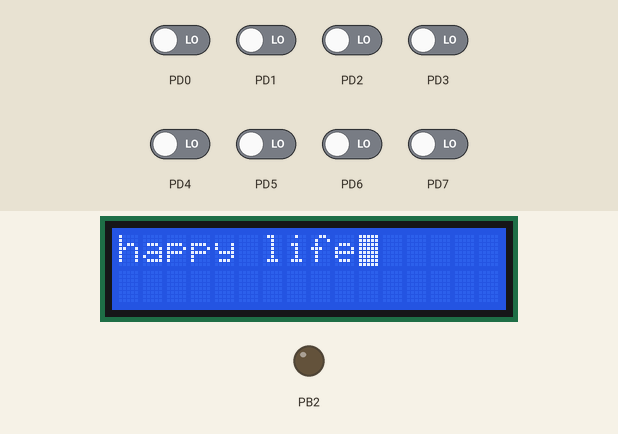
A program run on a simulated ATmega32, built with avr-gcc and emulated at 16 MHz. On the bench: 16×2 character LCD, output pins drawn as LEDs (lit = HIGH). Wiring (inferred from the signals the program sends): character LCD (HD44780): RS PB1; E PB3; data PA4, PA5, PA6, PA7. The test bench sets the inputs (shaded band); at power-on: PD0–7 LOW. Pins used as bus, display or sensor lines are not drawn.

Above: at 2.8 s.
2.9 s: PD5 driven HIGH
At 4.9 s:
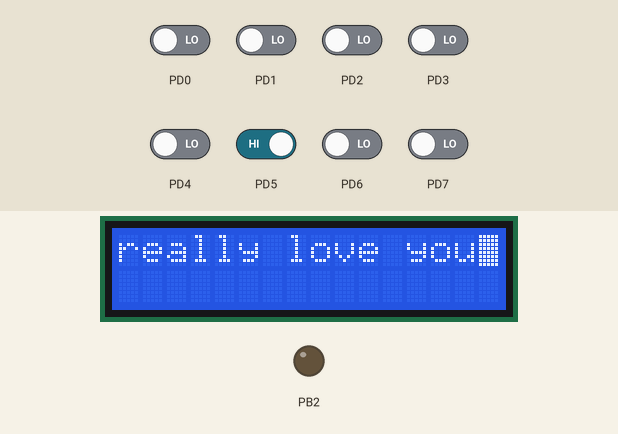
5.9 s: PD4 driven HIGH
At 8.0 s:
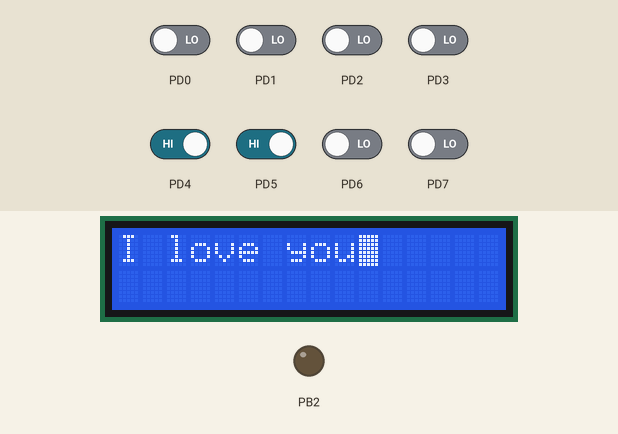
8.9 s: PD2 driven HIGH
At 11.0 s:
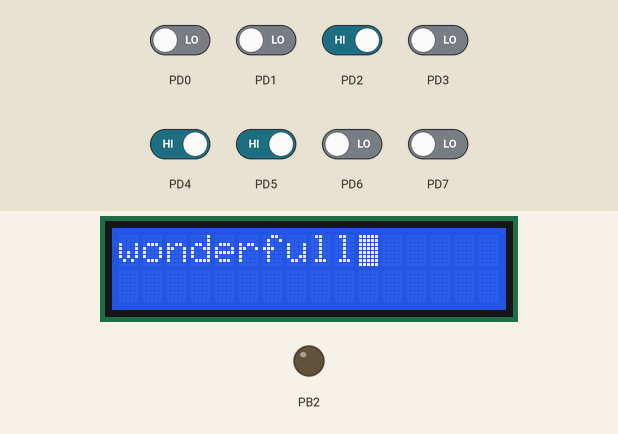
11.9 s: PD6 driven HIGH
At 13.8 s:
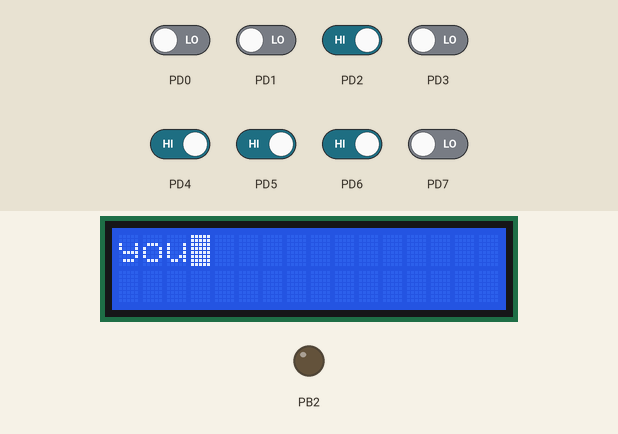
14.9 s: PD4 driven LOW
At 17.1 s:
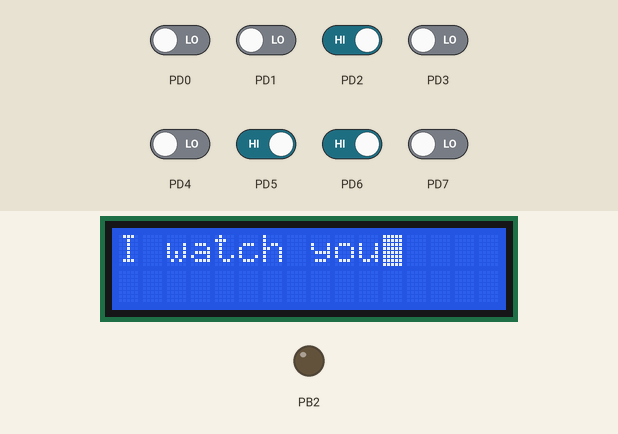
17.9 s: PD2 driven LOW
Timing chart, 0 to 20.9 s (numbered marks = the images above; inputs shaded):
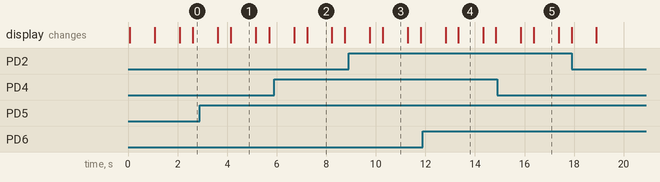

Measured:
- after the input at 2.9 s, the display: first differs from a run without the input after 1.3 s (image 1)
- after the input at 5.9 s, the display: first differs from a run without the input after 1.3 s (image 2)
- after the input at 8.9 s, the display: first differs from a run without the input after 1.4 s (image 3)
- after the input at 11.9 s, the display: first differs from a run without the input after 1.4 s (image 4)
- after the input at 14.9 s, the display: first differs from a run without the input after 1.5 s (image 5)
- what the display in image 1 shows lasts 1.0 s, from 4.2 s to 5.2 s

The program:

main.c
```c
/*
 * GccApplication8.c
 *
 * Created: 12/16/2022 5:28:04 PM
 * Author : ADMIN
 */

#define F_CPU 16000000
#include <util/delay.h>
#include "STD_TYPES (1).h"
#include "BIT_MATH (1).h"

#include "ATMEGA32 _memory_map.h"
#include "DIO_interface (1).h"
#include "LCD_interface.h"


#define A0 y1==0
#define A1 y1==1
#define B0 y2==0
#define B1 y2==1
#define C0 y3==0
#define C1 y3==1
#define D0 y4==0
#define D1 y4==1
#define E0 y5==0
#define E1 y5==1


int main(void)
{
	u8 y1;
	u8 y2;
	u8 y3;
	u8 y4;
	u8 y5;


	u8 *first_string= "welcome" ;
	u8 *second_string=("RECOGNITION");
	u8 *string1=("happy life");
	u8 *string2=("you");
	u8 *string3=("good work");
	u8 *string4=("I watch you");
	u8 *string5=("really love you");
	u8 *string6=("I love you");
	u8 *string7=("wonderfull");

	//lcd pins output
	DIO_setPinDirection(DIO_PORTA,DIO_PIN4,DIO_PIN_output);
	DIO_setPinDirection(DIO_PORTA,DIO_PIN5,DIO_PIN_output);
	DIO_setPinDirection(DIO_PORTA,DIO_PIN6,DIO_PIN_output);
	DIO_setPinDirection(DIO_PORTA,DIO_PIN7,DIO_PIN_output);

	DIO_setPinDirection(DIO_PORTB,DIO_PIN1,DIO_PIN_output);
	DIO_setPinDirection(DIO_PORTB,DIO_PIN2,DIO_PIN_output);
	DIO_setPinDirection(DIO_PORTB,DIO_PIN3,DIO_PIN_output);
	//sensors pins input
	DIO_setPinDirection(DIO_PORTD,DIO_PIN2,DIO_PIN_input);
	DIO_setPinDirection(DIO_PORTD,DIO_PIN3,DIO_PIN_input);
	DIO_setPinDirection(DIO_PORTD,DIO_PIN4,DIO_PIN_input);
	DIO_setPinDirection(DIO_PORTD,DIO_PIN5,DIO_PIN_input);
	DIO_setPinDirection(DIO_PORTD,DIO_PIN6,DIO_PIN_input);

	// UART_init();
	LCD_init();

	LCD_writeString(first_string);
	//ADC_init();
	_delay_ms(1000);
	LCD_clear();
	LCD_writeString(second_string);
	_delay_ms(1000);

	while (1)
	{

		LCD_clear();

		DIO_getPinValue(DIO_PORTD,DIO_PIN2,&y1);

		DIO_getPinValue(DIO_PORTD,DIO_PIN3,&y2);

		DIO_getPinValue(DIO_PORTD,DIO_PIN4,&y3);

		DIO_getPinValue(DIO_PORTD,DIO_PIN5,&y4);

		DIO_getPinValue(DIO_PORTD,DIO_PIN6,&y5);

		_delay_ms(500);
		if   (A1 && B1 && C1 && D1 && E1)
		{

		}
		//////////////////////////////////////////////////////
		else if  (A0 && B0 && C0 && D0 && E0)
		{
			LCD_clear();

			LCD_writeString(string1);


			_delay_ms(1000);

		}
		/////////////////////////////////////////////////////
		else if  (A1 && B0 && C1 && D1 && E1)
		{
			LCD_clear();

			LCD_writeString(string2);


			_delay_ms(1000);

		}
		////////////////////////////////////////////////////////////////
		else if  (A0 && B1 && C1 && D1 && E1)
		{
			LCD_clear();

			LCD_writeString(string3);


			_delay_ms(1000);

		}
		//////////////////////////////////////////////////////////////////
		else if  (A1 && B0 && C0 && D1 && E1)
		{
			LCD_clear();

			LCD_writeString(string4);

			_delay_ms(1000);

		}
		///////////////////////////////////////////////////////////////////
		else if  (A0 && B0 && C0 && D1 && E0)
		{
			LCD_clear();

			LCD_writeString(string5);


			_delay_ms(1000);

		}
		/////////////////////////////////////////////////////////////
		else if  (A0 && B0 && C1 && D1 && E0)
		{
			LCD_clear();

			LCD_writeString(string6);


			_delay_ms(1000);

		}
		//////////////////////////////////////////////////////////////////
		else if  (A1 && B0 && C1 && D1 && E0)
		{
			LCD_clear();

			LCD_writeString(string7);

			_delay_ms(1000);

		}
	}

}
```

ATMEGA32__memory_map.h
```c
/*
 * ATMEGA32__memory_map.h
 *
 * Created: 9/3/2022 5:10:03 PM
 *  Author: DELL
 */


#ifndef ATMEGA32_MEMORY_MAP_H_
#define ATMEGA32_MEMORY_MAP_H_

#define DDRA   *(volatile u8*)0x3A
#define DDRB   *(volatile u8*)0x37
#define DDRC   *(volatile u8*)0x34
#define DDRD   *(volatile u8*)0x31
//########################
#define PORTA  *(volatile u8*)0x3B
#define PORTB  *(volatile u8*)0x38
#define PORTC  *(volatile u8*)0x35
#define PORTD  *(volatile u8*)0x32
//##################
#define PINA   *(volatile u8*)0x39
#define PINB   *(volatile u8*)0x36
#define PINC   *(volatile u8*)0x33
#define PIND   *(volatile u8*)0x30

//INTERRUPTS
//MCUCR
#define MCUCR  *(volatile u8*)0x55

//MCUCSR
#define MCUCSR *(volatile u8*)0x54

//GICR
#define GICR   *(volatile u8*)0x5B

//GIFR
#define GIFR   *(volatile u8*)0x5A

//SREG
#define SREG   *(volatile u8*)0x5F


//   ADC REGISTERS
#define ADMUX    (*(volatile u8* )0x27)//ADC MULTIPLEXER REGISTER

#define ADCSRA   (*(volatile u8* )0x26)//ADC CONTROL AND STATUS REGISTER
//ADC DATA REGISTER
#define ADCL     (*(volatile u8* )0x24)
#define ADCH     (*(volatile u8* )0x25)
#define ADC_u16  (*(volatile u16*)0x24)
//./////
#define SFIOR    (*(volatile u8* )0x50)//SPECIAL FUNC REGISTER


/* TIMER0*/

// Timer/Counter Control Register
#define TCCR0           (*(volatile u8*)0x53)

// Timer/Counter Register
#define TCNT0           (*(volatile u8*)0x52)

// Output Compare Register
#define OCR0            (*(volatile u8*)0x5C)

// Timer/Counter Interrupt Mask Register
#define TIMSK           (*(volatile u8*)0x59)

// Timer/Counter Interrupt Flag Register
#define TIFR            (*(volatile u8*)0x58)


//TIMER 1 REGISTER

// Timer/Counter Control Register A
#define TCCR1A               (*(volatile u8*)0x4F)

// Timer/Counter Control Register B
#define TCCR1B               (*(volatile u8*)0x4E)


// Timer/Counter 1 Register
#define TCNT1_u16            (*(volatile u16*)0x4C)

// Output Compare Register A
#define OCR1A_u16            (*(volatile u16*)0x4A)
// Output Compare Register B
#define OCR1B_u16            (*(volatile u16*)0x48)


#define ICR1_u16             (*(volatile u16*)0x46)

////watch dog TIMER CONTROL REGISTER

#define   WDTCR             (*(volatile u8*)0x41)

                               /* UART REGISTERS*/

// USART I/O Data Register
#define UDR               (*(volatile u8*)0x2C)

// USART Control and Status Register A
#define UCSRA             (*(volatile u8*)0x2B)

// USART Control and Status Register B
#define UCSRB             (*(volatile u8*)0x2A)

// USART Control and Status Register C
#define UCSRC             (*(volatile u8*)0x40)

// USART Baud Rate Registers
#define UBRRL             (*(volatile u8*)0x29)
#define UBRRH             (*(volatile u8*)0x40)


                             /* SPI REGISTERS*/

// SPI Control Register
#define SPCR              (*(volatile u8*)0x2D)

// SPI Status Register
#define SPSR              (*(volatile u8*)0x2E)

// SPI Data Register
#define SPDR              (*(volatile u8*)0x2F)


//TWI REGISTERS:
//BIT RATE REGISTER

#define  TWBR           (*(volatile u8*)0x20)

//TWI CONTROL REGISTER

#define     TWCR         (*(volatile u8*)0x56)

//TWI STATUS REGISTER

#define       TWSR       (*(volatile u8*)0x21)

//TWI DATA REGISTER

#define      TWDR        (*(volatile u8*)0x23)

//TWI(SLAVE) ADRESS REGISTER

#define      TWAR       (*(volatile u8*)0x22)

#endif /* ATMEGA32_MEMORY_MAP_H_ */
```

config.h
```c
/*
 * config.h
 *
 * Created: 9/10/2022 3:20:29 PM
 *  Author: DELL
 */


#ifndef CONFIG_H_
#define CONFIG_H_


#endif /* CONFIG_H_ */
```

LCD_program.c
```c
/*
 * LCD_program.c
 *
 * Created: 9/10/2022 3:19:54 PM
 *  Author: DELL
 */
#include "STD_TYPES (1).h"
#include "BIT_MATH (1).h"

#include "DIO_interface (1).h"
#include "LCD_interface.h"
#include "config.h"
#define F_CPU 16000000
#include <util/delay.h>

void LCD_send_command(u8 command)
{
	DIO_setPinValue(DIO_PORTB,DIO_PIN1,DIO_PIN_LOW);  //SET RS PIN=0(WRITE COMMAND)
	DIO_setPinValue(DIO_PORTB,DIO_PIN2,DIO_PIN_LOW);  //BEN5ALEEHA WRITE
	LCD_write_half_port(command>>4);//write the most bits of command on pins
	DIO_setPinValue(DIO_PORTB,DIO_PIN3,DIO_PIN_HIGH);//enable start
	_delay_ms(1);
	DIO_setPinValue(DIO_PORTB,DIO_PIN3,DIO_PIN_LOW);//enable end (kont badeeha pulse high we b3d kda low we benhom delay)

	LCD_write_half_port(command);
	DIO_setPinValue(DIO_PORTB,DIO_PIN3,DIO_PIN_HIGH);//enable start
	_delay_ms(1);
	DIO_setPinValue(DIO_PORTB,DIO_PIN3,DIO_PIN_LOW);//enable end (kont badeeha pulse high we b3d kda low we benhom delay)
	// EB3AT ELMOST THEN DELAY THEN EB3AT EL LEAST (DA TAFSEER ELSOTOOR ELY FO2)
}

void LCD_init(void)
{
	_delay_ms(35);

	DIO_setPinValue(DIO_PORTB,DIO_PIN1,DIO_PIN_LOW);  //SET RS PIN=0(WRITE COMMAND)
	DIO_setPinValue(DIO_PORTB,DIO_PIN2,DIO_PIN_LOW);  //BEN5ALEEHA WRITE
	LCD_write_half_port(0b0010);

	DIO_setPinValue(DIO_PORTB,DIO_PIN3,DIO_PIN_HIGH);//enable start
	_delay_ms(1);
	DIO_setPinValue(DIO_PORTB,DIO_PIN3,DIO_PIN_LOW);//enable end (kont badeeha pulse high we b3d kda low we benhom delay)
	LCD_send_command(0b00101000);   //(e5tarna elN be 1 wel f be 0)3shan n=line display wel f be 0 3shan sha8aleen 5x7
	_delay_us(45);
	LCD_send_command(0b00001111);//   (display on/off control)          d=0 (display off) welba2y ay haga dayman eld=1 lazemmm
	_delay_us(45);
	LCD_send_command(0b00000001);//clear display
	_delay_ms(2);
	LCD_send_command(0b00000110);//i/d increment mode =1 lazm(auto increment),,,s=0 3shan elshift

	// end of initialization
	// e5tyarat el s wel dwelkalam da mn eldata sheet


}

void LCD_send_char(u8 data)
{

	DIO_setPinValue(DIO_PORTB,DIO_PIN1,DIO_PIN_HIGH);  //SET RS PIN=1(WRITE data)
	DIO_setPinValue(DIO_PORTB,DIO_PIN2,DIO_PIN_LOW);  //BEN5ALEEHA WRITE
	LCD_write_half_port(data>>4);//write the most bits of command on pins
	DIO_setPinValue(DIO_PORTB,DIO_PIN3,DIO_PIN_HIGH);//enable start
	_delay_ms(1);
	DIO_setPinValue(DIO_PORTB,DIO_PIN3,DIO_PIN_LOW);//enable end (kont badeeha pulse high we b3d kda low we benhom delay)

	LCD_write_half_port(data);//least bits
	DIO_setPinValue(DIO_PORTB,DIO_PIN3,DIO_PIN_HIGH);//enable start
	_delay_ms(1);
	DIO_setPinValue(DIO_PORTB,DIO_PIN3,DIO_PIN_LOW);//enable end (kont badeeha pulse high we b3d kda low we benhom delay)
	// EB3AT ELMOST THEN DELAY THEN EB3AT EL LEAST (DA TAFSEER ELSOTOOR ELY FO2)


}

void LCD_write_half_port(u8 value)
{
	if (1==READ_BIT(value,0))
	{
		DIO_setPinValue(DIO_PORTA,DIO_PIN4,DIO_PIN_HIGH);

	}
	else
	{
		DIO_setPinValue(DIO_PORTA,DIO_PIN4,DIO_PIN_LOW);
	}


	if (1==READ_BIT(value,1))
	{
		DIO_setPinValue(DIO_PORTA,DIO_PIN5,DIO_PIN_HIGH);

	}
	else
	{
		DIO_setPinValue(DIO_PORTA,DIO_PIN5,DIO_PIN_LOW);
	}


	if (1==READ_BIT(value,2))
	{
		DIO_setPinValue(DIO_PORTA,DIO_PIN6,DIO_PIN_HIGH);

	}
	else
	{
		DIO_setPinValue(DIO_PORTA,DIO_PIN6,DIO_PIN_LOW);
	}


if (1==READ_BIT(value,3))
{
	DIO_setPinValue(DIO_PORTA,DIO_PIN7,DIO_PIN_HIGH);

}
else
{
	DIO_setPinValue(DIO_PORTA,DIO_PIN7,DIO_PIN_LOW);
}


}
void LCD_writeString(u8 *String)
{
	u8 Local_stringLengh = 0;
	while (String[Local_stringLengh] != '\0')
	{
		LCD_send_char(String[Local_stringLengh]);
		++ Local_stringLengh;
	}
}
void LCD_clear(void)
{
	// Clear Display
	LCD_send_command(0b00000001);
	_delay_ms(2);
}


void LCD_writeNumber(u32 number)
{
	u32 Local_reversed = 1;
	if (number == 0)
	{
		LCD_send_char('0');
	}
	else
	{
		// Reverse Number
		while (number != 0)
		{
			Local_reversed = Local_reversed*10 + (number%10);
			number /= 10;
		}

		do
		{
			LCD_send_char((Local_reversed%10)+'0');
			Local_reversed /= 10;
		}while (Local_reversed != 1);
	}
}
```

LCD_interface.h
```c
/*
 * LCD_interface.h
 *
 * Created: 9/10/2022 3:21:12 PM
 *  Author: DELL
 */


#ifndef LCD_INTERFACE_H_
#define LCD_INTERFACE_H_


void LCD_init(void);
void LCD_send_char(u8 data);
void LCD_send_command(u8 command);
void LCD_write_half_port(u8 value);
void LCD_writeString(u8*String);
void LCD_clear(void);
void LCD_writeNumber(u32 number);
#endif /* LCD_INTERFACE_H_ */
```

BIT_MATH__1_.h
```c
#ifndef BIT_MATH_H_
#define BIT_MATH_H_
#define SET_BIT(REG,BIT_NUM)      REG=REG|(1<<BIT_NUM)
#define CLEAR_BIT(REG,BIT_NUM)    REG=REG&(~(1<<BIT_NUM))
#define TOGGLE_BIT(REG,BIT_NUM)   REG=REG^(1<<BIT_NUM)
#define READ_BIT(REG,BIT_NUM)     ((REG>>BIT_NUM)&1)


#endif
```

DIO_interface__1_.h
```c
/*
 * DIO_interface.h
 *
 * Created: 9/3/2022 4:38:37 PM
 *  Author: DELL
 */
#ifndef DIO_INTERFACE_H_
#define DIO_INTERFACE_H_


#define DIO_PORTA 0
#define DIO_PORTB 1
#define DIO_PORTC 2
#define DIO_PORTD 3
#define DIO_PIN_output 1
#define DIO_PIN_input  0
#define DIO_PORT_output 1
#define DIO_PORT_input  0
#define DIO_PIN_HIGH 1
#define DIO_PIN_LOW 0
#define DIO_PORT_HIGH 1
#define DIO_PORT_LOW 0
#define DIO_PIN0 0
#define DIO_PIN1 1
#define DIO_PIN2 2
#define DIO_PIN3 3
#define DIO_PIN4 4
#define DIO_PIN5 5
#define DIO_PIN6 6
#define DIO_PIN7 7

//PIN APIS
void DIO_setPinDirection (u8 PortId ,u8 PinId ,u8 PinDirection);
void DIO_setPinValue (u8 PortId ,u8 PinId ,u8 PinValue);
void DIO_getPinValue (u8 PortId ,u8 PinId ,u8* PinValue ); //mmkn return u8 bas void a7san
void DIO_togglePinValue (u8 PortId ,u8 PinId);

//PORT APIS
void DIO_setPortDirection (u8 PortId ,u8 PortDirection);
void DIO_setPortValue (u8 PortId ,u8 PortValue);
void DIO_getPortValue (u8 PortId ,u8* PortValue ); //mmkn return u8 bas void a7san
void DIO_togglePortValue (u8 PortId );

#endif 
```

DIO_program__1_.c
```c
/*
 * DIO_program.c
 *
 * Created: 9/3/2022 4:38:18 PM
 *  Author: DELL
 */
#include "STD_TYPES (1).h"
#include "BIT_MATH (1).h"

#include "ATMEGA32 _memory_map.h"
#include "DIO_interface (1).h"


void DIO_setPinDirection (u8 PortId ,u8 PinId ,u8 PinDirection)
{
 if ((PortId<=3)&&(PinId<=7)&&((DIO_PIN_output==PinDirection)||(DIO_PIN_input==PinDirection)))
 {
  switch(PortId)
  {
	  case DIO_PORTA:   //2         //mmkn switch gowa switch bas 3shan mantla8batsh
	     if (DIO_PIN_output==PinDirection)
		 {
			 SET_BIT(DDRA,PinId);
		 }
		 else
		 {
			CLEAR_BIT(DDRA,PinId) ;
		 }
	  break;

	  case DIO_PORTB://2
	   if (DIO_PIN_output==PinDirection)
	   {
		   SET_BIT(DDRB,PinId);
	   }
	   else
	   {
		   CLEAR_BIT(DDRB,PinId) ;
	   }
	  break;

	  case DIO_PORTC:
	   if (DIO_PIN_output==PinDirection)
	   {
		   SET_BIT(DDRC,PinId);
	   }
	   else
	   {
		   CLEAR_BIT(DDRC,PinId) ;
	   }
	  break;

	  case DIO_PORTD:
	   if (DIO_PIN_output==PinDirection)
	   {
		   SET_BIT(DDRD,PinId);
	   }
	   else
	   {
		   CLEAR_BIT(DDRD,PinId) ;
	   }
	  break;

  }
 }
}

void DIO_setPinValue (u8 PortId ,u8 PinId ,u8 PinValue)
{
if ((PortId<=3)&&(PinId<=7)&&((DIO_PIN_HIGH==PinValue)||(DIO_PIN_LOW==PinValue)))
{
	switch(PortId)
	{
		case DIO_PORTA://0
		if (DIO_PIN_HIGH==PinValue)
		{
			SET_BIT(PORTA,PinId);
		}
		else
		{
			CLEAR_BIT(PORTA,PinId);
		}
		break;
case DIO_PORTB:
if (DIO_PIN_HIGH==PinValue)
{
	SET_BIT(PORTB,PinId);
}
else
{
	CLEAR_BIT(PORTB,PinId);
}

break;
case DIO_PORTC:
if (DIO_PIN_HIGH==PinValue)
{
	SET_BIT(PORTC,PinId);
}
else
{
	CLEAR_BIT(PORTC,PinId);
}
	break;
	case DIO_PORTD:
	if (DIO_PIN_HIGH==PinValue)
	{
		SET_BIT(PORTD,PinId);
	}
	else
	{
		CLEAR_BIT(PORTD,PinId);
	}
	break;


	}
  }
}
void DIO_getPinValue (u8 PortId ,u8 PinId ,u8* PinValue ) //mmkn return u8 bas void a7san
{
	if ((PortId<=3)&&(PinId<=7)&&(PinValue!=NULL))
	{
		switch (PortId)
		{
			case DIO_PORTA:

			*PinValue =READ_BIT(PINA,PinId);

			break;


			case DIO_PORTB:

			*PinValue =READ_BIT(PINB,PinId);

			break;

			case DIO_PORTC:

			*PinValue =READ_BIT(PINC,PinId);

			break;


			case DIO_PORTD:

			*PinValue =READ_BIT(PIND,PinId);

			break;
		}
	}
}
void DIO_togglePinValue (u8 PortId ,u8 PinId)
{
 if ((PortId<=3)&&(PinId<=7))
 {
	 switch (PortId)
	 {
		 case  DIO_PORTA:
		 TOGGLE_BIT(PORTA,PinId);
		 break;


		 case  DIO_PORTB:
		 TOGGLE_BIT(PORTB,PinId);
		 break;


		 case  DIO_PORTC:
		 TOGGLE_BIT(PORTC,PinId);
		 break;


		 case  DIO_PORTD:
		 TOGGLE_BIT(PORTD,PinId);
		 break;
	 }

 }
}


//$$$$$$$$$$$$$$$$$$$$$$$$$$$$$$$$$$$$$$$$$$

void DIO_setPortDirection (u8 PortId ,u8 PortDirection)
{
	if ((PortId<=3)&&((DIO_PORT_output==PortDirection)||(DIO_PORT_input==PortDirection)))
	{
		switch(PortId)
		{

			case DIO_PORTA:
			if (DIO_PORT_output==PortDirection)
			{
				DDRA=0b11111111;
			}
			else
			{
				DDRA=0b00000000;
			}
			break;


			case DIO_PORTB :
			if (DIO_PORT_output==PortDirection)
			{
				DDRB=0b11111111;
			}
			else
			{
				DDRB=0b00000000;
			}
			break;


			case DIO_PORTC:
			if (DIO_PORT_output==PortDirection)
			{
				DDRC=0b11111111;
			}
			else
			{
				DDRC=0b00000000;
			}
			break;


			case DIO_PORTD:
			if (DIO_PORT_output==PortDirection)
			{
				DDRD=0b11111111;
			}
			else
			{
				DDRD=0b00000000;
			}
			break;
		}
	}
}


void DIO_setPortValue (u8 PortId ,u8 PortValue)
{
	if ( PortId<=3)
	{
		switch( PortId)
		{
			case DIO_PORTA:
			PORTA=PortValue;

			break;


			case DIO_PORTB:
			PORTB=PortValue;

			break;

			case DIO_PORTC:
			PORTC=PortValue;

			break;

			case DIO_PORTD:
			PORTD=PortValue;

			break;
		}
	}

}


void DIO_getPortValue (u8 PortId ,u8* PortValue )
{


	if ((PortId<=3)&&(PortValue!=NULL))
	{
		switch (PortId)
		{
			case DIO_PORTA:

			*PortValue =PINA;

			break;

			case DIO_PORTB:

			*PortValue =PINB;

			break;


			case DIO_PORTC:

			*PortValue =PINC;

			break;

			case DIO_PORTD:

			*PortValue =PIND;

			break;

	}

	}

}

void DIO_togglePortValue (u8 PortId )
{


	if (PortId<=3)
	{
		switch (PortId)
		{
			case DIO_PORTA:

			PORTA = ~PORTA;

			break;

			case DIO_PORTB:

			PORTB = ~PORTB;

			break;


			case DIO_PORTC:

			PORTC = ~PORTC;

			break;

			case DIO_PORTD:
		PORTD = ~PORTD;

			break;

		}

	  }

	}
```

STD_TYPES__1_.h
```c
#ifndef STD_TYPES_H_
#define STD_TYPES_H_
typedef unsigned char    u8;
typedef signed char    s8;


typedef unsigned short int    u16;
typedef signed short int   s16;


typedef unsigned long int    u32;
typedef signed long int    s32;


#define NULL    0


#endif
```
